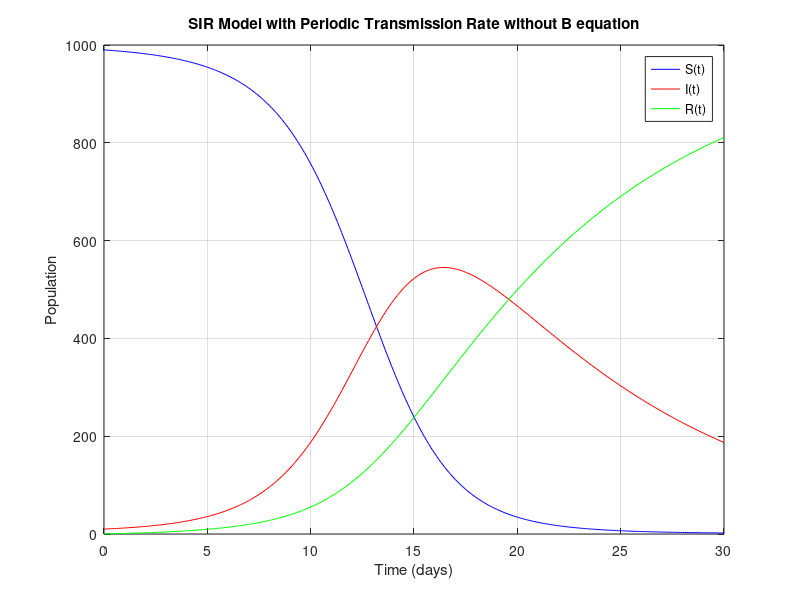

MATLAB code for this plot:
% Code for Part IV, Step 1 with Plot
beta0 = 0.3;      % Base transmission rate
A = 5;            % Amplitude of variation
omega= 2 * pi / 365; % Angular frequency for daily periodicity
gamma = 0.1;      % Recovery rate
h = 0.1;          % Time step (days)
T = 30 ;           % Total simulation time (days)
S0 = 990;         % Initial susceptible population
I0 = 10;          % Initial infected population
R0 = 0;           % Initial recovered population
N= S0 +I0 +R0; % Total population

% Time vector
time =0 :h:T;

% Initialize arrays for S, I, and R
S = zeros( size( time ));
I = zeros(size(time));
R = zeros( size(time ));

% Set initial conditions
S(1) = S0;
I(1) = I0;
R(1) = R0;

for t = 1 :length( time )  - 1
    % Compute beta(t) with periodic variation
    beta_t = beta0 * (1 + A * sin(omega * time(t)));
    
    k1_S = -beta_t * S(t) * I(t) / N;
    k1_I =beta_t * S(t) * I(t) / N - gamma * I(t);
    k1_R= gamma * I ( t);
    
    k2_S = -beta_t * (S(t) + h/2 * k1_S) * (I(t) + h/2 * k1_I) / N;
    k2_I = beta_t * (S(t) + h/2 * k1_S) * (I(t) + h/2 * k1_I) / N - gamma * (I( t) + h/2 * k1_I);
    k2_R = gamma * (I(t) + h/2 * k1_I);
    
    k3_S = -beta_t * (S(t) + h/2 * k2_S) * (I(t) + h/2 * k2_I )/ N;
    k3_I = beta_t * (S(t) + h/2 * k2_S) * (I(t) + h/2 * k2_I) / N - gamma * (I(t) + h/2 * k2_I);
    k3_R = gamma * (I(t) + h/2 * k2_I);
    
    k4_S = -beta_t * (S(t) + h * k3_S) * (I(t) + h * k3_I)/ N;
    k4_I = beta_t * (S(t) + h * k3_S) * (I(t) + h * k3_I) / N - gamma * (I(t) + h * k3_I);
    k4_R = gamma * (I(t) + h * k3_I);
    
    S(t+1) = S(t) + h/ 6 * (k1_S + 2*k2_S + 2*k3_S + k4_S);
    I(t+1) = I(t) + h/6 * (k1_I + 2 *k2_I + 2*k3_I + k4_I);
    R(t+1) = R(t) + h/6 * (k1_R + 2* k2_R + 2*k3_R + k4_R);
end

% Plot
figure;
plot(time, S, 'b', 'DisplayName', 'S(t)'); hold on;
plot(time, I, 'r', 'DisplayName', 'I(t)');
plot(time, R, 'g', 'DisplayName', 'R(t)');
xlabel('Time (days)');
ylabel('Population');
legend;
title('SIR Model with Periodic Transmission Rate without B equation');
grid on;
